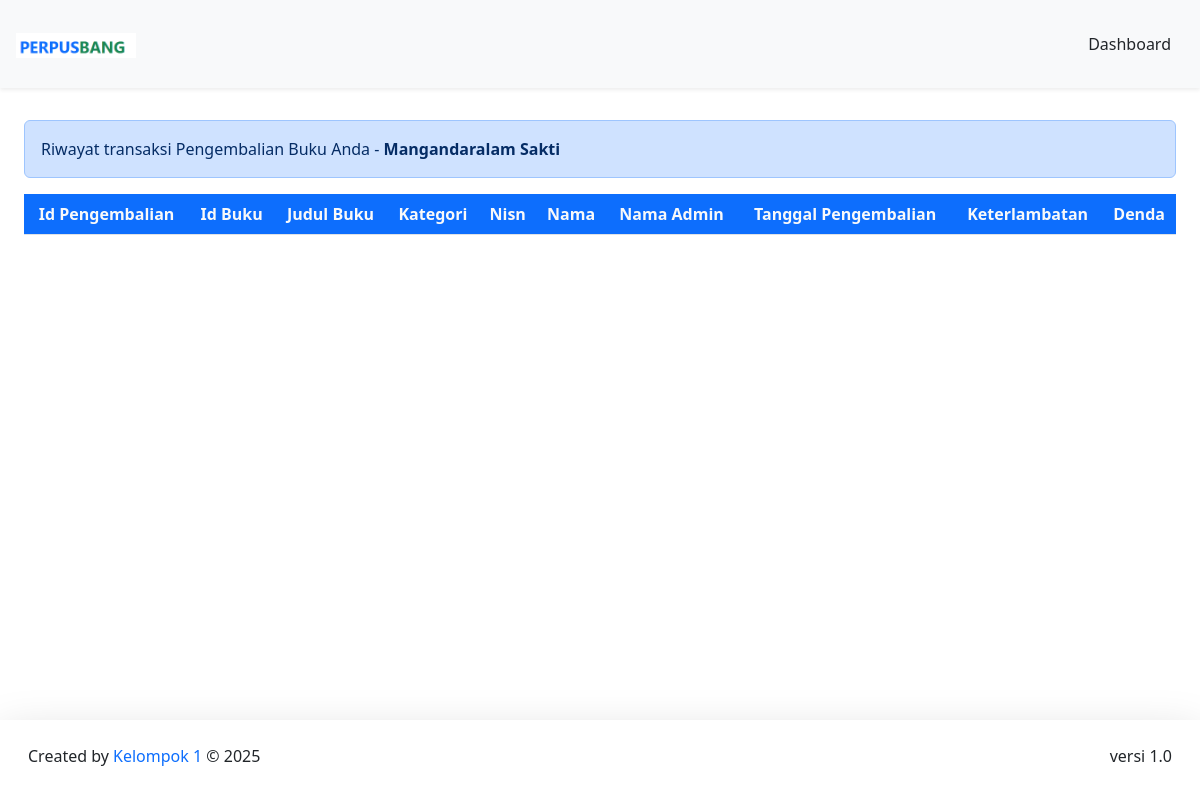
Page /DashboardMember/formPeminjaman/TransaksiPengembalian.php (signed in) on the earlier database version.
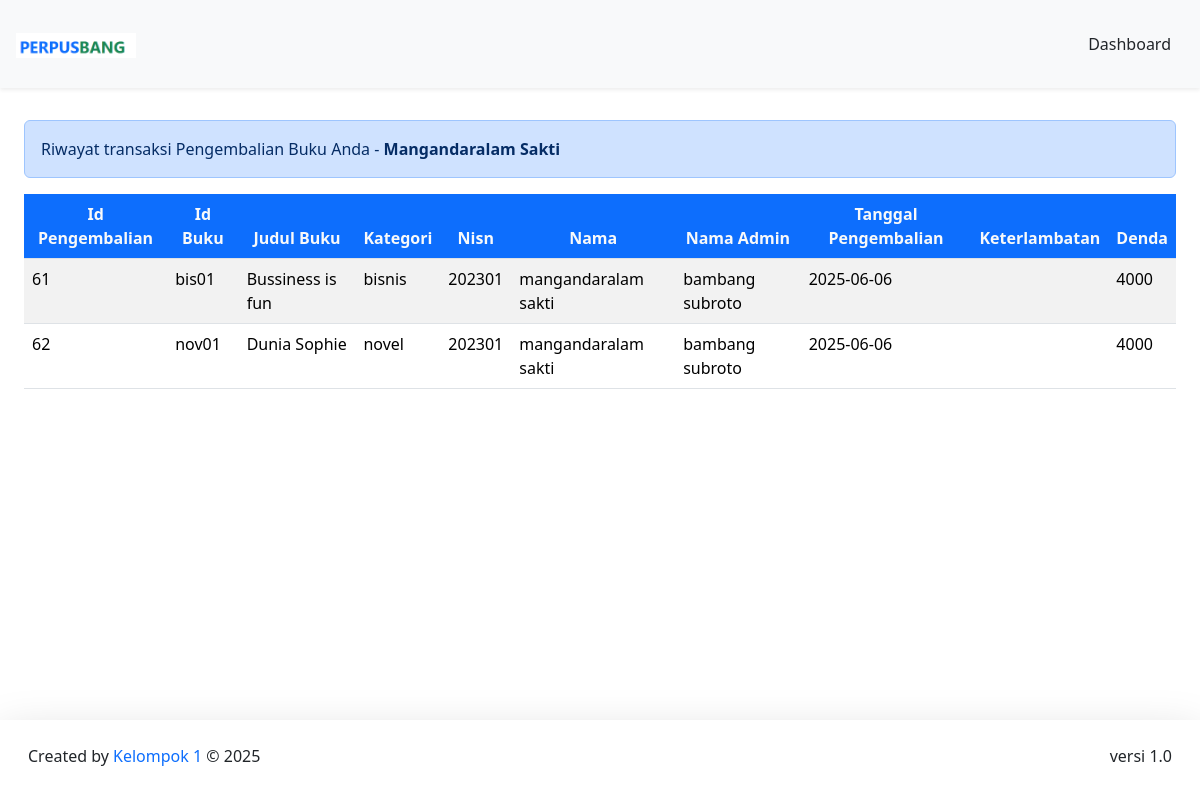
Same page on the later database version.
### tables this page shows
CREATE TABLE `pengembalian` (
  `id_pengembalian` int(11) NOT NULL,
  `id_peminjaman` int(11) NOT NULL,
  `id_buku` varchar(20) NOT NULL,
  `nisn` int(11) NOT NULL,
  `id_admin` int(11) NOT NULL,
  `buku_kembali` date NOT NULL,
  `keterlambatan` enum('YA','TIDAK') NOT NULL,
  `denda` int(15) NOT NULL,
  `status_denda` enum('Belum Lunas','Lunas') DEFAULT 'Belum Lunas'
);

CREATE TABLE `buku` (
  `cover` varchar(255) NOT NULL,
  `id_buku` varchar(20) NOT NULL,
  `kategori` varchar(255) NOT NULL,
  `judul` varchar(255) NOT NULL,
  `pengarang` varchar(255) NOT NULL,
  `penerbit` varchar(255) NOT NULL,
  `tahun_terbit` date NOT NULL,
  `jumlah_halaman` int(11) NOT NULL,
  `buku_deskripsi` text NOT NULL
);

CREATE TABLE `member` (
  `nisn` int(11) NOT NULL,
  `kode_member` varchar(12) NOT NULL,
  `nama` varchar(255) NOT NULL,
  `password` varchar(255) NOT NULL,
  `jenis_kelamin` varchar(20) NOT NULL,
  `kelas` varchar(5) NOT NULL,
  `jurusan` varchar(50) NOT NULL,
  `no_tlp` varchar(15) NOT NULL,
  `tgl_pendaftaran` date NOT NULL
);

### config/config.php (called while the page is built, shortened)
<?php
$host = "127.0.0.1";
$username = "root";
$password = "";
$database_name = "perpustakaan";
$connection = mysqli_connect($host, $username, $password, $database_name);
function queryReadData($dataKategori) {
  global $connection;
  $result = mysqli_query($connection, $dataKategori);
  $items = [];
  while($item = mysqli_fetch_assoc($result)) {
    $items[] = $item;
  }
  return $items;
}
?>

### DashboardMember/formPeminjaman/TransaksiPengembalian.php (the view, shortened to what this page needs)
<?php
require "../../config/config.php";
$akunMember = $_SESSION["member"]["nisn"];
$dataPengembalian = queryReadData("SELECT pengembalian.id_pengembalian, pengembalian.id_buku, buku.judul, buku.kategori, pengembalian.nisn, member.nama, admin.nama_admin, pengembalian.buku_kembali, pengembalian.keterlambatan, pengembalian.denda
FROM pengembalian
INNER JOIN buku ON pengembalian.id_buku = buku.id_buku
INNER JOIN member ON pengembalian.nisn = member.nisn
INNER JOIN admin ON pengembalian.id_admin = admin.id
WHERE pengembalian.nisn = $akunMember");
?>
<!DOCTYPE html>
<html lang="en">
  <head>
    <link href="https://cdn.jsdelivr.net/npm/bootstrap@5.3.2/dist/css/bootstrap.min.css" rel="stylesheet">
  </head>
  <body>
    <nav class="navbar fixed-top bg-body-tertiary shadow-sm">
      <div class="container-fluid p-3">
        <a class="navbar-brand" href="#">
          <img src="../../assets/logoo.png" alt="logo" width="120px">
        </a>
        <a class="btn btn-tertiary" href="../dashboardMember.php">Dashboard</a>
      </div>
    </nav>
    <div class="p-4 mt-5">
      <div class="mt-5 alert alert-primary" role="alert">Riwayat transaksi Pengembalian Buku Anda - <span class="fw-bold text-capitalize"><?php echo htmlentities($_SESSION["member"]["nama"]); ?></span></div>
    <div class="table-responsive mt-3">
    <table class="table table-striped table-hover">
      <thead class="text-center">
      <tr>
        <th class="bg-primary text-light">Id Pengembalian</th>
        <th class="bg-primary text-light">Id Buku</th>
        <th class="bg-primary text-light">Judul Buku</th>
        <th class="bg-primary text-light">Kategori</th>
        <th class="bg-primary text-light">Nisn</th>
        <th class="bg-primary text-light">Nama</th>
        <th class="bg-primary text-light">Nama Admin</th>
        <th class="bg-primary text-light">Tanggal Pengembalian</th>
        <th class="bg-primary text-light">Keterlambatan</th>
        <th class="bg-primary text-light">Denda</th>
      </tr>
      </thead>
        <?php foreach ($dataPengembalian as $item) : ?>
      <tr>
        <td><?= $item["id_pengembalian"]; ?></td>
        <td><?= $item["id_buku"]; ?></td>
        <td><?= $item["judul"]; ?></td>
        <td><?= $item["kategori"]; ?></td>
        <td><?= $item["nisn"]; ?></td>
        <td><?= $item["nama"]; ?></td>
        <td><?= $item["nama_admin"]; ?></td>
        <td><?= $item["buku_kembali"]; ?></td>
        <td><?= $item["keterlambatan"]; ?></td>
        <td><?= $item["denda"]; ?></td>
      </tr>
        <?php endforeach; ?>
    </table>
    </div>
    </div>
    <footer class="fixed-bottom shadow-lg bg-subtle p-3">
      <div class="container-fluid d-flex justify-content-between">
          <p class="mt-2">Created by <span class="text-primary"> Kelompok 1</span> © 2025</p>
      <p class="mt-2">versi 1.0</p>
      </div>
  </footer>
  </body>
</html>

Differences in the rows shown:
added pengembalian: id_pengembalian "61", id_buku "bis01", id_buku.judul "Bussiness is fun", id_buku.kategori "bisnis", nisn "202301", nisn.nama "mangandaralam sakti", id_admin.nama_admin "bambang subroto", buku_kembali "2025-06-06", denda "4000"
added pengembalian: id_pengembalian "62", id_buku "nov01", id_buku.judul "Dunia Sophie", id_buku.kategori "novel", nisn "202301", nisn.nama "mangandaralam sakti", id_admin.nama_admin "bambang subroto", buku_kembali "2025-06-06", denda "4000"
